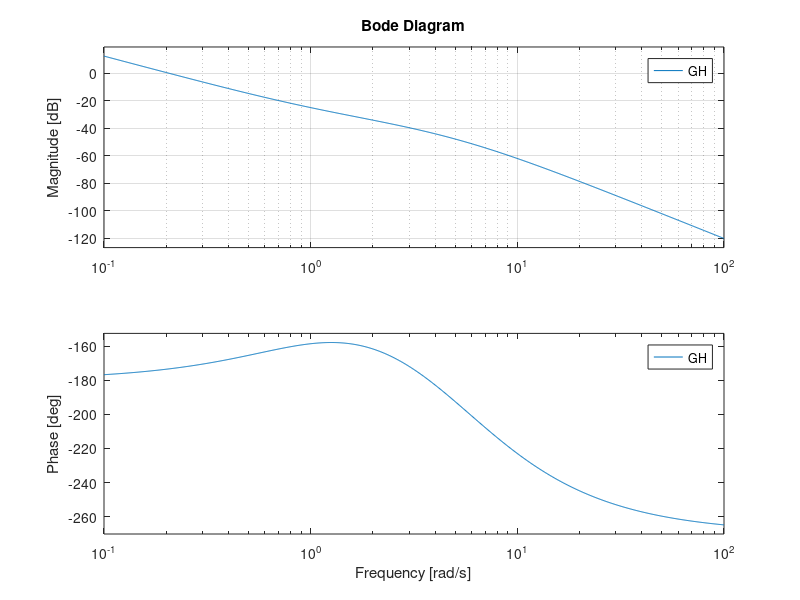

Source code (MATLAB):
clear all;
clc;

%This system represents exercise (e from Ubal's final exam

N = conv([1], [1 1]);
D = conv([1 6] , conv([1 4], [1 0 0])	);

GH = tf(N, D);


figure;
subplot(2,2,1);
rlocus(GH);

subplot(2,2,3);
nyquist(GH);
axis([-10 10 -10 10])
grid;

% Margins
[Gm,Pm,Wgm,Wpm] = margin(GH)

subplot(1,2,2, 'replace');
bode(GH);
grid;
